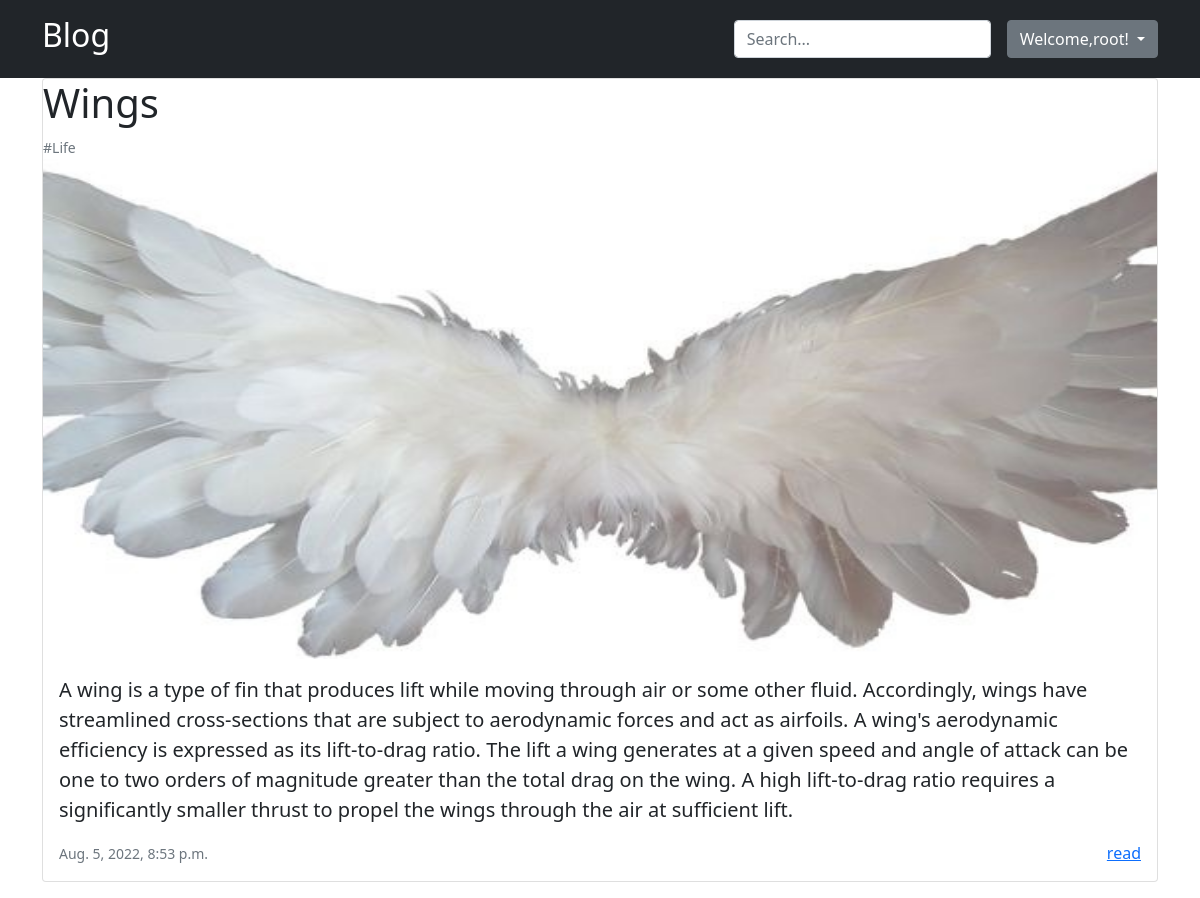
Screenshot of /category/life/ (signed in) with the database file from the repository.
### post/models.py (models this page shows, shortened)
class Post(models.Model):
    title = models.CharField(max_length=150)
    slug = models.SlugField(unique=True, db_index=True,verbose_name="Url")
    content = models.TextField()
    photo = models.ImageField(upload_to="photo/%Y/%m/%d")
    time_created = models.DateTimeField(auto_now_add=True)
    time_updated = models.DateTimeField(auto_now=True)
    cat = models.ManyToManyField('Category')
    def get_absolute_url(self):
        return reverse('post_page', kwargs={'post_slug': self.slug})
    class Meta:
        ordering = ["time_created","title"]

class Category(models.Model):
    name = models.CharField(max_length=50, db_index=True)
    slug = models.SlugField(unique=True, db_index=True, verbose_name="Url")
    def get_absolute_url(self):
        return reverse('category', kwargs={'cat_slug': self.slug})

### post/views.py (the view)
# urls.py: path('category/<slug:cat_slug>/', PostCategory.as_view(), name='category'),
class PostCategory(DataMixin, ListView):
    def get_context_data(self, *, object_list=None, **kwargs):
        cat = Category.objects.get(slug=self.kwargs['cat_slug'])
        context = super().get_context_data(**kwargs)
        context['title'] = "Category - " +(cat.name)
        return context
    def get_queryset(self):
        return Post.objects.filter(cat__slug=self.kwargs['cat_slug']).prefetch_related('cat')

### post/templates/post/posts.html (shortened to what this page needs)
{% extends 'post/base.html' %}
{% block content %}
<div class="container">
{% for post in posts %}
    <div class="card mb-3">
        <h1 class="card-title">{{post.title}}</h1>
        {% for cat in post.cat.all %}
          <a style="text-decoration: none" href="{{cat.get_absolute_url}}"><small class="text-muted">#{{cat.name}} </small></a>
        {% endfor %}
        <img class="card-img-top img-fluid" style="height: 500px" src="{{post.photo.url}}" alt="Card image cap">
      <div class="card-body">
        <p class="card-text fs-5">{{post.content | truncatewords:100}}</p>
        <p class="card-text"><small class="text-muted">{{post.time_created}}</small><a class="float-end" href="{{ post.get_absolute_url }}">read</a></p>
      </div>
    </div>
{%endfor%}
</div>
{% endblock %}

### post/templates/post/base.html (shortened to what this page needs)
{% load static %}
<!DOCTYPE html>
<html lang="en">
<head>
    <link href="https://cdn.jsdelivr.net/npm/bootstrap@5.1.3/dist/css/bootstrap.min.css" rel="stylesheet">
</head>
<body>
<header class="p-3 bg-dark text-white">
    <div class="container">
      <div class="d-flex flex-wrap align-items-center justify-content-center justify-content-lg-start">
        <a href="{% url 'home' %}" class="d-flex align-items-center me-lg-auto mb-2 mb-lg-0 text-white text-decoration-none">
          <h2>Blog</h2>
        </a>
        <form action="{% url 'search'  %}" method="get" class="col-12 col-lg-auto mb-3 mb-lg-0 me-lg-3">
          <input name="text" type="search" class="form-control form-control-dark" placeholder="Search..." aria-label="Search">
        </form>
        {% if request.user.is_authenticated %}
            <div class="dropdown">
                  <button class="btn btn-secondary dropdown-toggle" type="button" id="dropdownMenuButton1" data-bs-toggle="dropdown" aria-expanded="false">
                    Welcome,{{user.username}}!
                  </button>
            </div>
        {% else %}
        <div class="text-end">
            <a class="btn btn-outline-light me-2" href="{% url 'login' %}">Login</a>
            <a class="btn btn-warning"  href="{% url 'register' %}">Register</a>
        </div>
          {% endif %}
      </div>
    </div>
  </header>
    {% block content %}
    {% endblock %}
</body>
</html>

### rows the page displays
Post: title "Wings", photo (picture), content "A wing is a type of fin that produces lift while moving through air or some other fluid. Accordingly, wings have streamlined cross-sections that are subject to aerodynamic forces and act as airfoils. A wing's aerodynamic efficiency is expressed as its lift-to-drag ratio. The lift a wing generates at a given speed and angle of attack can be one to two orders of magnitude greater than the total drag on the wing. A high lift-to-drag ratio requires a significantly smaller thrust to propel the wings through the air at sufficient lift.", time_created "Aug. 5, 2022, 8:53 p.m."
Category: name "Life"

### other values shown
{{ user.username }} "root"
